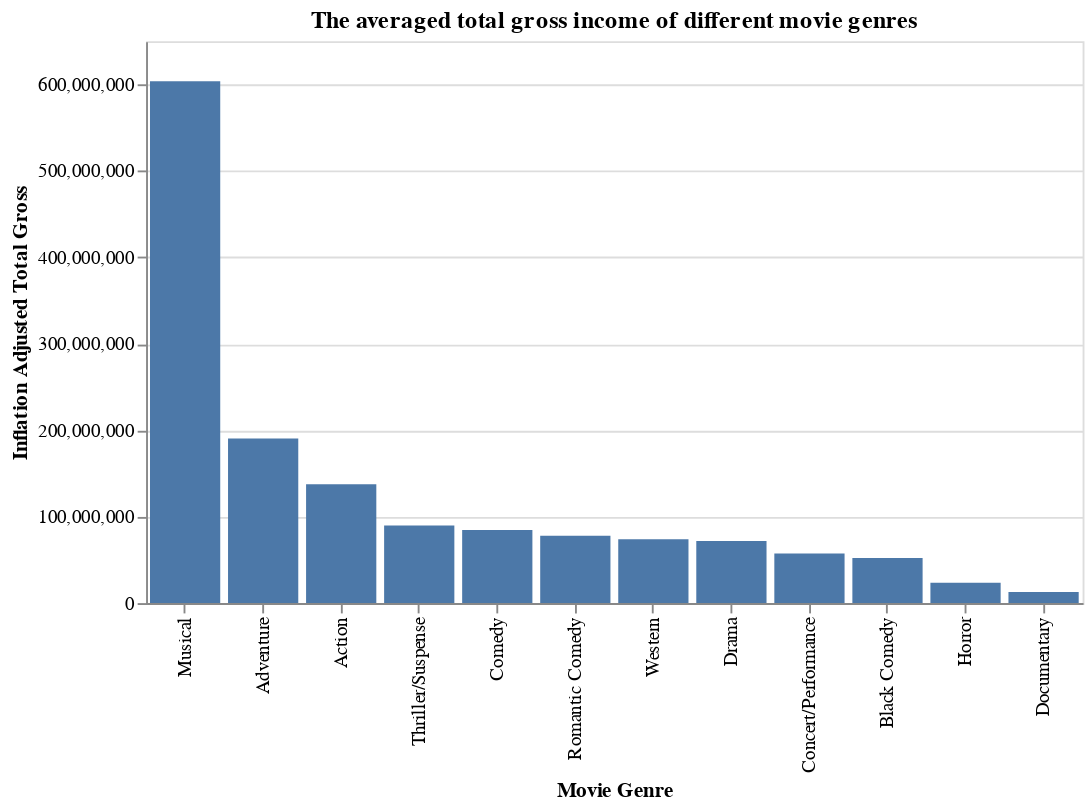

The cell this chart's notebook holds for it:
### Markdown cell above
Now that we have it in the proper format, we can generate a bar plot to visualize it.

### Code cell
# Use altair to generate a bar plot
total_gross_genre_average_plot = (
    alt.Chart(total_gross_genre_average, width=500, height=300)
    .mark_bar()
    .encode(
        x=alt.X("genre:O", sort='-y', title="Movie Genre"),
        y=alt.Y("inflation_adjusted_gross:Q", title="Inflation Adjusted Total Gross"),
    )
    .properties(title="The averaged total gross income of different movie genres")
)
total_gross_genre_average_plot

### Figure 1 — Vega-Lite specification as saved in the notebook (floating-point values rounded to 4 significant figures)
{"config": {"view": {"continuousWidth": 400, "continuousHeight": 300}}, "data": {"name": "data-18dda85fad336e17ac8911b580eaa152"}, "mark": "bar", "encoding": {"x": {"field": "genre", "sort": "-y", "title": "Movie Genre", "type": "ordinal"}, "y": {"field": "inflation_adjusted_gross", "title": "Inflation Adjusted Total Gross", "type": "quantitative"}}, "height": 300, "title": "The averaged total gross income of different movie genres", "width": 500, "$schema": "https://vega.github.io/schema/vega-lite/v4.17.0.json", "datasets": {"data-18dda85fad336e17ac8911b580eaa152": [{"genre": "Musical", "inflation_adjusted_gross": 603600000.0}, {"genre": "Adventure", "inflation_adjusted_gross": 190400000.0}, {"genre": "Action", "inflation_adjusted_gross": 137500000.0}, {"genre": "Thriller/Suspense", "inflation_adjusted_gross": 89650000.0}, {"genre": "Comedy", "inflation_adjusted_gross": 84670000.0}, {"genre": "Romantic Comedy", "inflation_adjusted_gross": 77780000.0}, {"genre": "Western", "inflation_adjusted_gross": 73820000.0}, {"genre": "Drama", "inflation_adjusted_gross": 71890000.0}, {"genre": "Concert/Performance", "inflation_adjusted_gross": 57410000.0}, {"genre": "Black Comedy", "inflation_adjusted_gross": 52240000.0}, {"genre": "Horror", "inflation_adjusted_gross": 23410000.0}, {"genre": "Documentary", "inflation_adjusted_gross": 12720000.0}]}}
